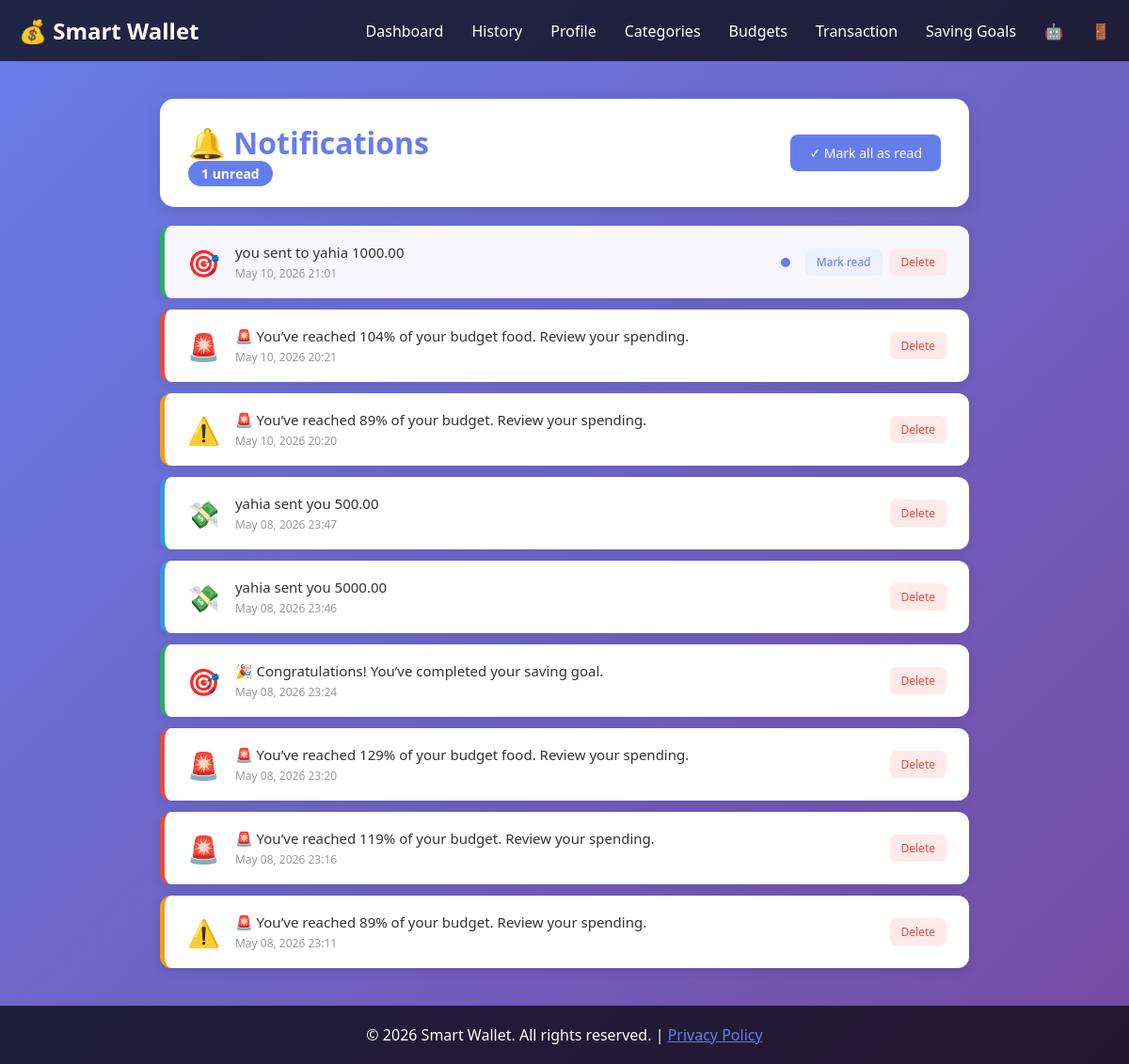
Before: /notifications/ (signed in) with the older database file.
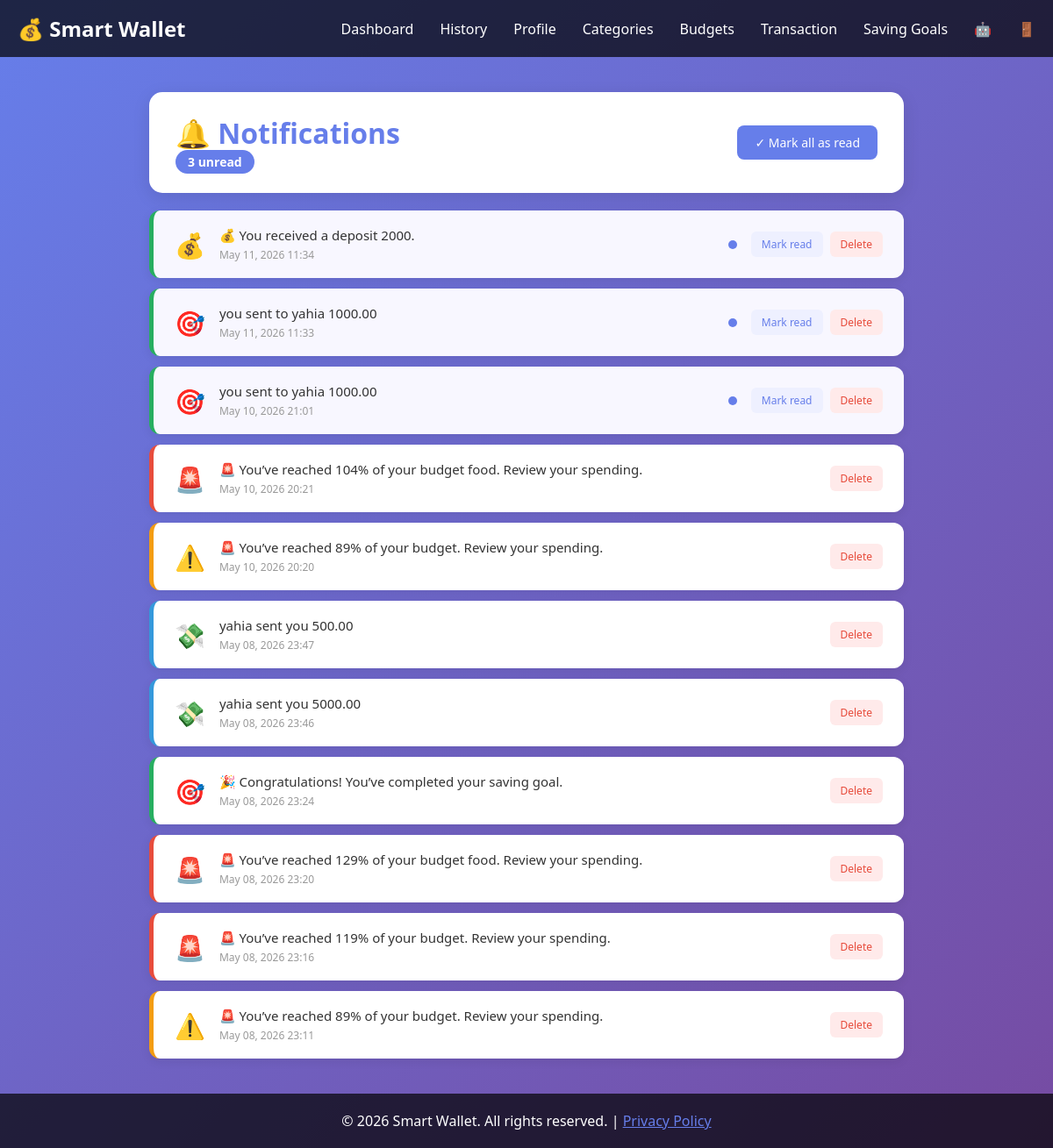
After: the same page with the newer database file.
### Latest_Version/Notifications_v2/models.py (models this page shows, shortened)
class Notification(models.Model):
    TYPE_CHOICES = [
        ('BUDGET_ALERT',    'Budget Alert'),
        ('BUDGET_EXCEEDED', 'Budget Exceeded'),
        ('GOAL_COMPLETE',   'Goal Complete'),
        ('GOAL_PROGRESS',   'Goal Progress'),
        ('SEND_MONEY',      'Send Money'),
        ('DEPOSIT',         'Deposit'),
        ('GENERAL',         'General'),
    ]
    user      = models.ForeignKey(
        settings.AUTH_USER_MODEL,
        on_delete=models.CASCADE,
        related_name='notifications'
    )
    type      = models.CharField(max_length=50, choices=TYPE_CHOICES, default='GENERAL')
    message   = models.CharField(max_length=255)
    is_read   = models.BooleanField(default=False)
    timestamp = models.DateTimeField(auto_now_add=True)
    class Meta:
        ordering = ['-timestamp']

### Latest_Version/Notifications_v2/views.py (the view)
# urls.py: path('',                              views.view_notifications,  name='notifications'),
@login_required
def view_notifications(request):
    notifications = Notification.objects.filter(user=request.user).order_by('is_read', '-timestamp')
    unread_count  = notifications.filter(is_read=False).count()
    return render(request, 'notifications.html', {
        'notifications': notifications,
        'unread_count':  unread_count,
    })

### templates/notifications.html (shortened to what this page needs)
<!DOCTYPE html>
{% load static %}
<html lang="en">
<head>
    <link rel="stylesheet" href="{% static 'css/style.css' %}">
</head>
<body id="notif-body">
    <header id="notif-header">
        <nav id="user-home-nav">
            <div class="logo">💰 Smart Wallet</div>
            <ul class="nav-links">
                <li><a href="{% url 'home' %}">Dashboard</a></li>
                <li><a href="{% url 'transactions' %}">History</a></li>
                <li><a href="{% url 'profile' %}">Profile</a></li>
                <li><a href="{% url 'categories' %}">Categories</a></li>
                <li><a href="{% url 'budget' %}">Budgets</a></li>
                <li><a href="{% url 'add_transaction' %}">Transaction</a></li>
                <li><a href="{% url 'saving_goals' %}">Saving Goals</a></li>
                <li><a title="AI advisor" href="{% url 'advisor' %}">🤖 </a></li>
                <li><a title="logout" href="{% url 'logout' %}" >🚪</a></li>
            </ul>
        </nav>
    </header>
    <div class="notif-container">
        <div class="notif-header-row">
            <div>
                <h1>🔔 Notifications</h1>
                {% if unread_count > 0 %}
                    <span class="badge-count">{{ unread_count }} unread</span>
                {% endif %}
            </div>
            {% if notifications %}
                <a href="{% url 'mark_all_read' %}" class="mark-all-btn">✓ Mark all as read</a>
            {% endif %}
        </div>
        {% if notifications %}
            <div class="notif-list">
                {% for n in notifications %}
                <div class="notif-item {{ n.type }} {% if not n.is_read %}unread{% endif %}">
                    <div class="notif-icon">
                        {% if n.type == 'BUDGET_EXCEEDED' %}🚨
                        {% elif n.type == 'BUDGET_ALERT' %}⚠️
                        {% elif n.type == 'GOAL_COMPLETE' %}🎯
                        {% elif n.type == 'GOAL_PROGRESS' %}📈
                        {% elif n.type == 'SEND_MONEY' %}💸
                        {% elif n.type == 'DEPOSIT' %}💰
                        {% else %}🔔
                        {% endif %}
                    </div>
                    <div class="notif-content">
                        <div class="notif-message">{{ n.message }}</div>
                        <div class="notif-time">{{ n.timestamp|date:"M d, Y H:i" }}</div>
                    </div>
                    {% if not n.is_read %}<div class="notif-dot"></div>{% endif %}
                    <div class="notif-actions">
                        {% if not n.is_read %}
                            <a href="{% url 'mark_read' n.id %}" class="btn-read">Mark read</a>
                        {% endif %}
                        <a href="{% url 'delete_notification' n.id %}" class="btn-delete">Delete</a>
                    </div>
                </div>
                {% endfor %}
            </div>
        {% else %}
            <div class="empty-state">
                <div class="empty-icon">🔕</div>
                <h2>No notifications yet</h2>
                <p>You're all caught up! Notifications will appear here for budget alerts, goal completions, and more.</p>
            </div>
        {% endif %}
    </div>
    <footer>
        <p>&copy; 2026 Smart Wallet. All rights reserved. | <a href="#privacy" style="color: #667eea;">Privacy Policy</a></p>
    </footer>
</body>
</html>

Changed rows visible on the page:
added Notification: message "💰 You received a deposit 2000.", timestamp "May 11, 2026 11:34", is_read False (drawn)
added Notification: message "you sent to yahia 1000.00", timestamp "May 11, 2026 11:33", is_read False (drawn)
Other visible differences:
{{ unread_count }}: "1" → "3"
